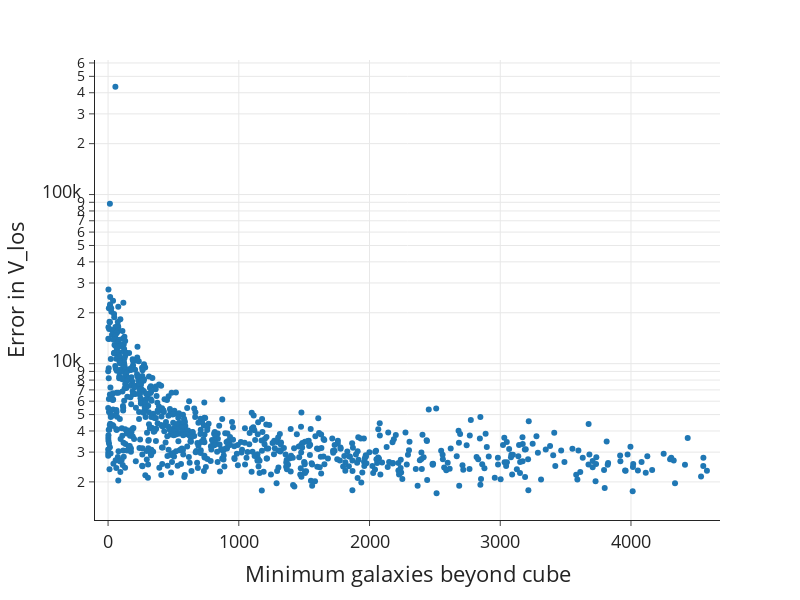

The notebook cell this image was saved under:
### Code cell
fig = px.scatter(x=df_clusters_est_err_sorted['min_gals_beyond_cube'], 
                 y=df_clusters_est_err_sorted['v_los_est_err[km/s]'],
                 labels={ "x": "Minimum galaxies beyond cube","y": "Error in V_los"},
                 log_y=True,
                 width=800,                  
                 height=600,
                 template="simple_white",   # 'ggplot2', 'seaborn', 'simple_white', 'plotly',
                                            # 'plotly_white', 'plotly_dark', 'presentation',
                                            # 'xgridoff', 'ygridoff', 'gridon', 'none'
                 range_x=[0-100, df_clusters_est_err_sorted['min_gals_beyond_cube'].max() + 100]
                 
                )
fig.update_xaxes(showgrid=True)
fig.update_yaxes(showgrid=True)
fig.update_layout(font=dict(size=18))
    
fig.show()

### Figure 1 — Plotly figure (JSON) as saved in the notebook; plotly's stock layout.template omitted (floating-point values rounded to 4 significant figures; data arrays with more than 128 entries replaced by an {"elided": "..."} marker saying what was removed)
{"data": [{"hovertemplate": "Minimum galaxies beyond cube=%{x}<br>Error in V_los=%{y}<extra></extra>", "legendgroup": "", "marker": {"color": "#1F77B4", "symbol": "circle"}, "mode": "markers", "name": "", "orientation": "v", "showlegend": false, "type": "scatter", "x": {"elided": "802 int values"}, "xaxis": "x", "y": {"elided": "802 float values"}, "yaxis": "y"}], "layout": {"font": {"size": 18}, "height": 600, "legend": {"tracegroupgap": 0}, "margin": {"t": 60}, "width": 800, "xaxis": {"anchor": "y", "domain": [0, 1], "range": [-100, 4681], "showgrid": true, "title": {"text": "Minimum galaxies beyond cube"}, "type": "linear"}, "yaxis": {"anchor": "x", "autorange": true, "domain": [0, 1], "range": [3.076, 5.796], "showgrid": true, "title": {"text": "Error in V_los"}, "type": "log"}}}
